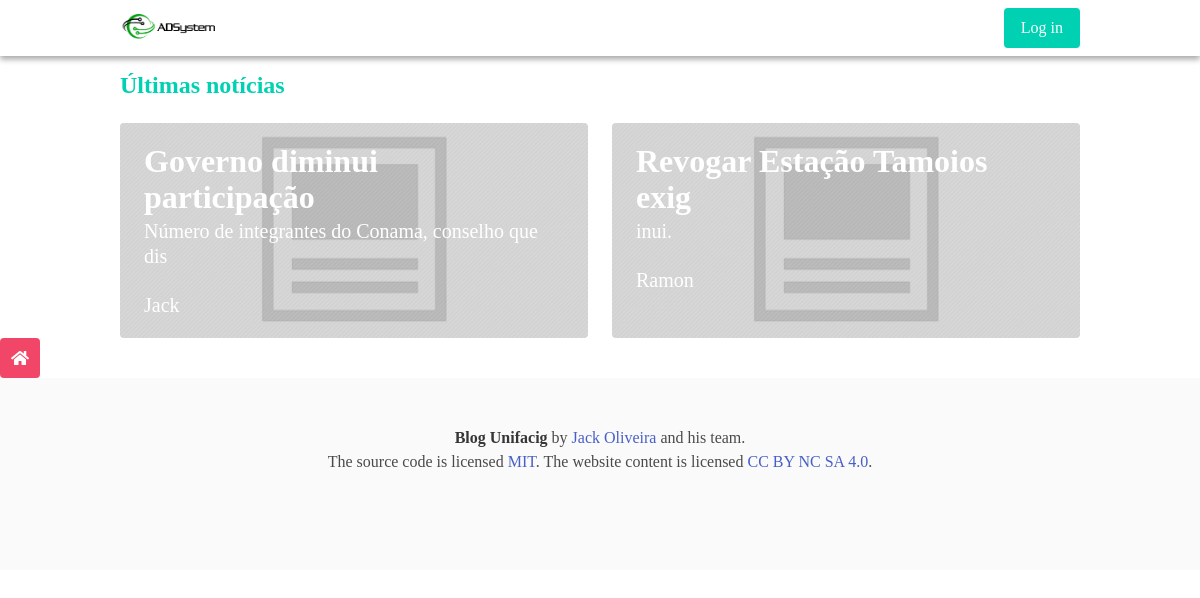
The page / on the database its author committed.
### tables this page shows
CREATE TABLE `noticia` (
  `id` int(8) NOT NULL PRIMARY KEY auto_increment,
  `usuario_id` int(8) NOT NULL,
  FOREIGN KEY (usuario_id) REFERENCES usuario(id),
  `titulo` varchar(200) NOT NULL,
  `texto` varchar(1000) NOT NULL,
  `publicado_em` varchar(200) NOT NULL,
  `status` varchar(200) NOT NULL
);

CREATE TABLE `foto` (
  `id` int(8) NOT NULL PRIMARY KEY auto_increment,
  `noticia_id` int(8) NOT NULL,
  FOREIGN KEY (noticia_id) REFERENCES noticia(id),
  `nome` varchar(200) NOT NULL,
  `caminho` varchar(200) DEFAULT 'images/default_photo.jpg'  
);

CREATE TABLE `usuario` (
  `id` int(8) NOT NULL PRIMARY KEY auto_increment,
  `nome` varchar(50) NOT NULL,
  `sobrenome` varchar(50) NOT NULL,
  `sexo` int(2) NOT NULL,
  `login` varchar(30) NOT NULL,
  `senha` varchar(255) NOT NULL,
  `status` varchar(30) NOT NULL
);

### model/noticia.class.php (called while the page is built, shortened)
<?php
class Noticia {
  public function __construct(){
    $this->pdo = new PDO("mysql:host=localhost;dbname=blog_grupo3", "root", "", array(PDO::MYSQL_ATTR_INIT_COMMAND => "SET NAMES utf8"));
  }
  public function listar(){
    $query = "SELECT noticia.id noticia_id, noticia.titulo noticia_titulo, noticia.texto noticia_texto,
    noticia.status noticia_status, usuario.nome usuario_nome, foto.nome foto_nome, foto.caminho foto_caminho
    FROM noticia INNER JOIN usuario ON usuario.id = noticia.usuario_id
                 INNER JOIN foto ON foto.noticia_id = noticia.id
    WHERE noticia.status = 'publicado'
    ORDER BY noticia.publicado_em DESC LIMIT 10";
    $query = $this->pdo->query($query);
    if($query->rowCount() > 0){
      return $query->fetchAll();
    } else {
      return array();
    }
  }
}
?>

### public/index.php (the view, shortened to what this page needs)
<!DOCTYPE html>
<html lang="pt-BR">
<head>
  <link rel="stylesheet" href="https://cdnjs.cloudflare.com/ajax/libs/bulma/0.7.5/css/bulma.css" />
  <link rel="stylesheet" href="https://cdnjs.cloudflare.com/ajax/libs/font-awesome/5.9.0/css/all.min.css" />
  <link rel="stylesheet" href="css/style.css" />
</head>
<body>
  <?php include '../model/noticia.class.php' ?>
  <?php include 'shared/navbar.php' ?>
    <div class="container" id="noticias">
      <h3 class="title has-text-primary is-size-4">Últimas notícias</h3>
        <?php
          $noticia = new Noticia();
          $noticias = $noticia->listar();
          $counter = 1;
          foreach ($noticias as $item) {
            if ($counter == 1) { echo "<div class='tile is-ancestor'>"; }
              echo "<div class='tile is-parent'>";
                echo "<article class='tile is-child notification noticia' style='background-image: url(\"".$item['foto_caminho']."\");'>";
                  echo "<div>";
                  echo "<p class='title'><a href='noticia.php?id=", base64_encode($item['noticia_id']) ,"'>".substr($item['noticia_titulo'], 0, 30)."</a></p>";
                  echo "<p class='subtitle'>".substr($item['noticia_texto'], 0, 50)."</p>";
                  echo "<p class='subtitle'>".$item['usuario_nome']."</p>";
                  echo "</div>";
                echo "</article>";
              echo "</div>";
            if ($counter % 3 == 0) { echo "</div>"; $counter = 1;} else { $counter++; }
          }
            ?>
          </div>
      </div>
    <button class="button is-danger" onclick="window.scroll({ top: 0, left: 0, behavior: 'smooth' }); alert('TOPO');"><span class="icon">
  <i class="fas fa-home"></i>
</span></button>
  <?php include 'shared/footer.php' ?>
</body>
</html>

### public/shared/navbar.php (shortened to what this page needs)
<nav class="navbar" role="navigation" aria-label="main navigation">
  <div class="container">
    <div class="navbar-brand">
      <a class="navbar-item" href="index.php">
        <img src="images/adsystems.png">
      </a>
    </div>
    <div id="navbarBasicExample" class="navbar-menu">
        <div class="navbar-end">
          <div class="navbar-item">
            <div class="buttons">
              <?php
                if (isset($_SESSION['login'])) {
                  echo "<a class=\"button is-primary\" href=\"criar_noticia.php\">";
                    echo "<strong>Criar Noticia</strong>";
                  echo "</a>";
                  echo "<form action=\"../config/session_destroy.php\"><button class=\"button is-warning\" type=\"submit\">Log out</button></form>";
                } else {
                  echo "<a class=\"button is-primary\" href=\"login.php\">Log in</a>";
                }
              ?>
            </div>
          </div>
        </div>
      </div>
    </div>
</nav>

### public/shared/footer.php
<footer class="footer">
  <div class="content has-text-centered">
    <p>
      <strong>Blog Unifacig</strong> by <a href="https://github.com/jackoliveira" target="_blank">Jack Oliveira</a> and his team.<br> The source code is licensed
      <a href="http://opensource.org/licenses/mit-license.php" target="_blank">MIT</a>. The website content
      is licensed <a href="http://creativecommons.org/licenses/by-nc-sa/4.0/" target="_blank">CC BY NC SA 4.0</a>.
    </p>
  </div>
</footer>

### public/css/style.css (style rules this page uses)
body { font-family: Georgia, Cambria, "Times New Roman", Times, serif !important; }
nav { box-shadow: 0 3px 6px rgba(0,0,0,0.16), 0 3px 6px rgba(0,0,0,0.23); margin-bottom: 1rem; }
.noticia { background-repeat: no-repeat; background-size: cover; background-position: center; }
article .title { color: white !important; }
.title a { text-decoration: none !important; }
.subtitle { color: white !important; }
h1, h2, h3, h4, h5 { line-height: 48px; vertical-align: baseline; letter-spacing: normal; word-spacing: 0px; }

### rows shown on the page
noticia: foto.caminho (placeholder picture), titulo "Governo diminui participação", texto "Número de integrantes do Conama, conselho que dis", usuario.nome "Jack"
noticia: foto.caminho (placeholder picture), titulo "Revogar Estação Tamoios exig", texto "inui.", usuario.nome "Ramon"
